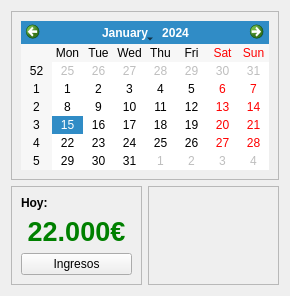
             <widget class="QWidget" name="Home">
              <attribute name="title">
               <string>Home</string>
              </attribute>
              <layout class="QGridLayout" name="gridLayout_9">
               <item row="0" column="0">
                <layout class="QGridLayout" name="GRID" rowstretch="1,1" columnstretch="1,1">
                 <item row="1" column="0">
                  <widget class="QFrame" name="frame_3">
                   <property name="maximumSize">
                    <size>
                     <width>300</width>
                     <height>16777215</height>
                    </size>
                   </property>
                   <property name="frameShape">
                    <enum>QFrame::Shape::StyledPanel</enum>
                   </property>
                   <property name="frameShadow">
                    <enum>QFrame::Shadow::Raised</enum>
                   </property>
                   <layout class="QGridLayout" name="gridLayout_12">
                    <item row="0" column="0">
                     <layout class="QGridLayout" name="gridLayout_11">
                      <item row="3" column="0">
                       <widget class="QPushButton" name="pushButton_11">
                        <property name="text">
                         <string>Ingresos</string>
                        </property>
                       </widget>
                      </item>
                      <item row="0" column="0">
                       <widget class="QLabel" name="label_2">
                        <property name="font">
                         <font>
                          <bold>true</bold>
                         </font>
                        </property>
                        <property name="text">
                         <string>Hoy:</string>
                        </property>
                        <property name="alignment">
                         <set>Qt::AlignmentFlag::AlignLeading|Qt::AlignmentFlag::AlignLeft|Qt::AlignmentFlag::AlignTop</set>
                        </property>
                       </widget>
                      </item>
                      <item row="1" column="0">
                       <widget class="QLabel" name="label_3">
                        <property name="font">
                         <font>
                          <pointsize>20</pointsize>
                          <bold>true</bold>
                         </font>
                        </property>
                        <property name="styleSheet">
                         <string notr="true">color:green;</string>
                        </property>
                        <property name="text">
                         <string>22.000€</string>
                        </property>
                        <property name="textFormat">
                         <enum>Qt::TextFormat::AutoText</enum>
                        </property>
                        <property name="alignment">
                         <set>Qt::AlignmentFlag::AlignHCenter|Qt::AlignmentFlag::AlignTop</set>
                        </property>
                        <property name="margin">
                         <number>0</number>
                        </property>
                       </widget>
                      </item>
                     </layout>
                    </item>
                   </layout>
                  </widget>
                 </item>
                 <item row="1" column="1">
                  <widget class="QFrame" name="graphic">
                   <property name="frameShape">
                    <enum>QFrame::Shape::StyledPanel</enum>
                   </property>
                   <property name="frameShadow">
                    <enum>QFrame::Shadow::Raised</enum>
                   </property>
                   <layout class="QGridLayout" name="gridLayout_14">
                    <item row="0" column="0">
                     <layout class="QGridLayout" name="grid_graphic"/>
                    </item>
                   </layout>
                  </widget>
                 </item>
                 <item row="0" column="0" colspan="2">
                  <widget class="QFrame" name="frame_4">
                   <property name="frameShape">
                    <enum>QFrame::Shape::StyledPanel</enum>
                   </property>
                   <property name="frameShadow">
                    <enum>QFrame::Shadow::Raised</enum>
                   </property>
                   <layout class="QGridLayout" name="gridLayout_10">
                    <item row="0" column="0">
                     <layout class="QGridLayout" name="gridLayout_8">
                      <item row="0" column="0">
                       <widget class="QCalendarWidget" name="calendarWidget"/>
                      </item>
                     </layout>
                    </item>
                   </layout>
                  </widget>
                 </item>
                </layout>
               </item>
              </layout>
             </widget>
